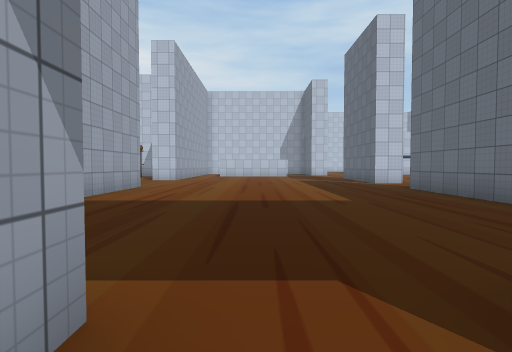
view 1 (above)

24 first-person views from a walk through a Unity game level. The camera is 1.3 m above the floor, tilts 2° down and sees 80° across. Doors are open. The floor is counted in squares, 2 m on a side. Each view is taken from the middle of a square. On the plan, view 1 faces up. The plan holds only what a view shows up to about 10 squares ahead; the rest is blank. The place goes on beyond the plan. The player is left out. Some animated figures are not drawn. Some surface patterns are stand-ins.

view 2
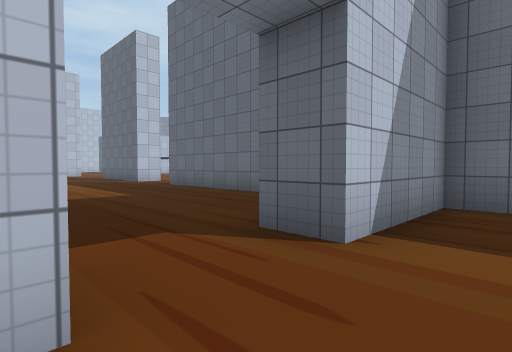

view 3
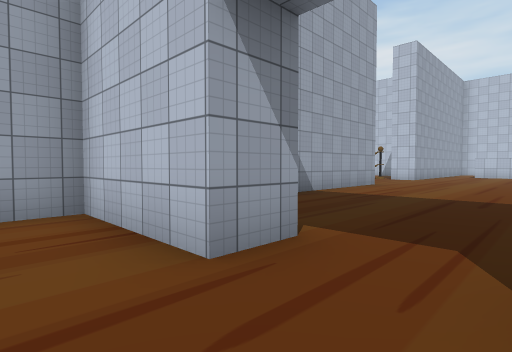

view 4
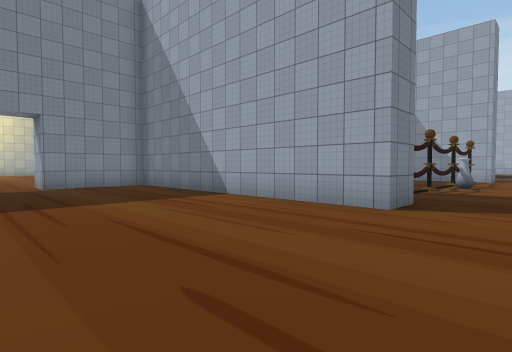

view 5
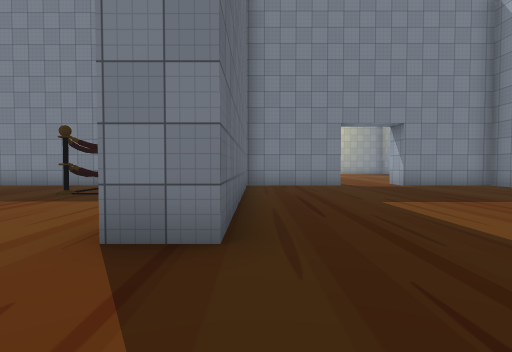

view 6
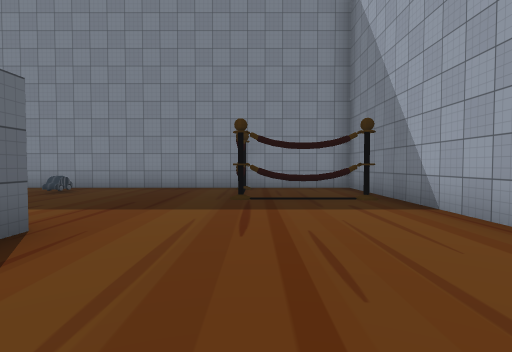

view 7
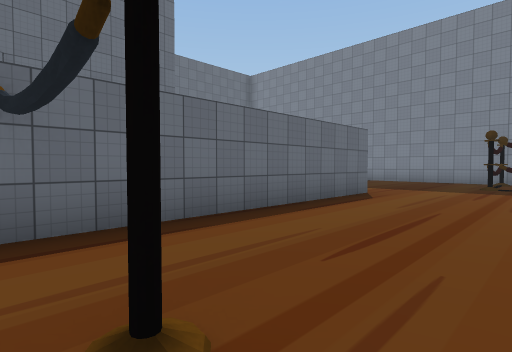

view 8
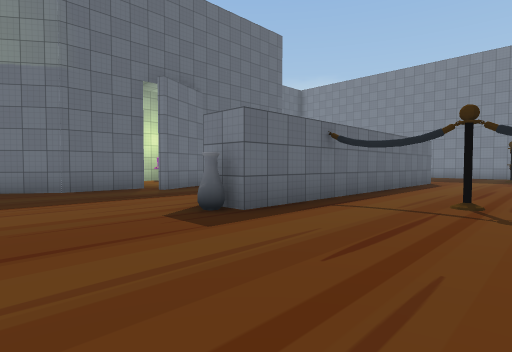

view 9
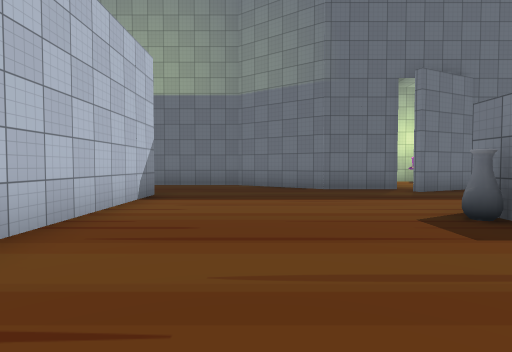

view 10
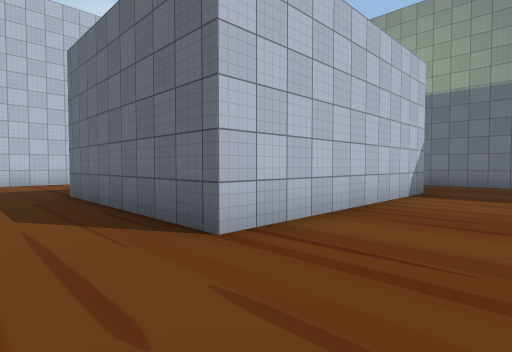

view 11
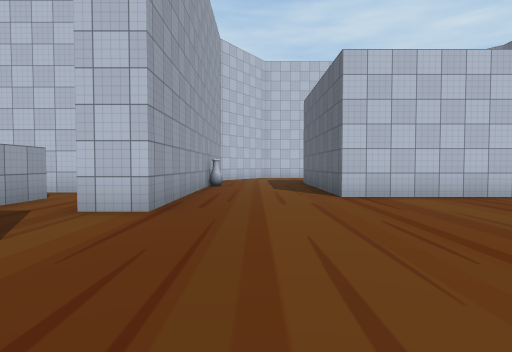

view 12
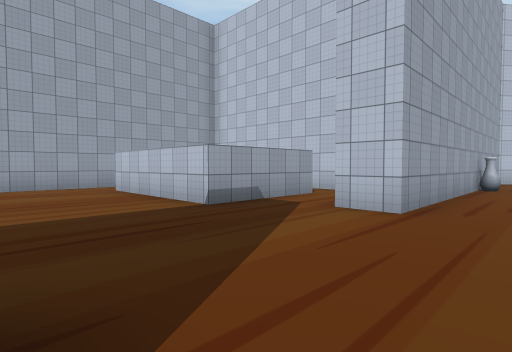

view 13
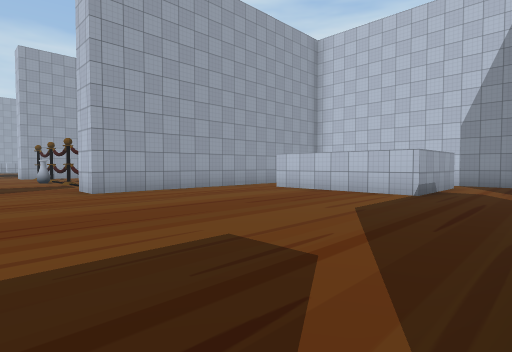

view 14
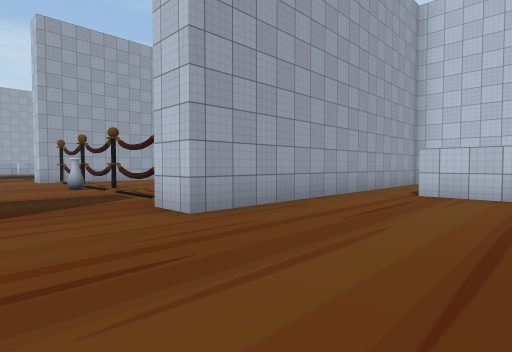

view 15
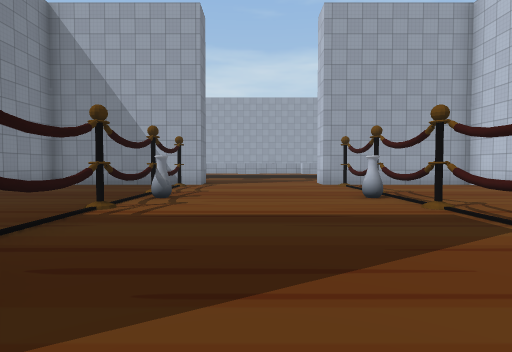

view 16
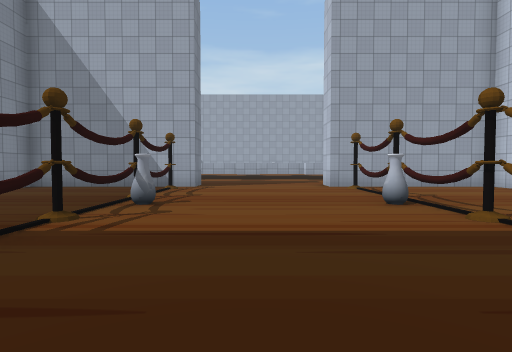

view 17
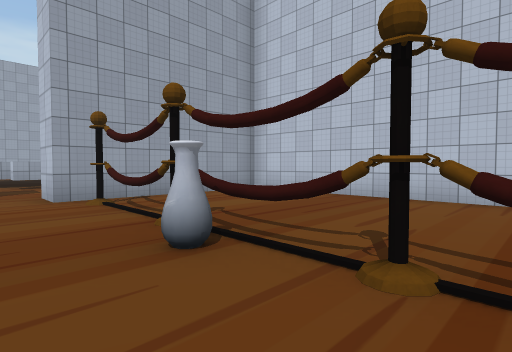

view 18
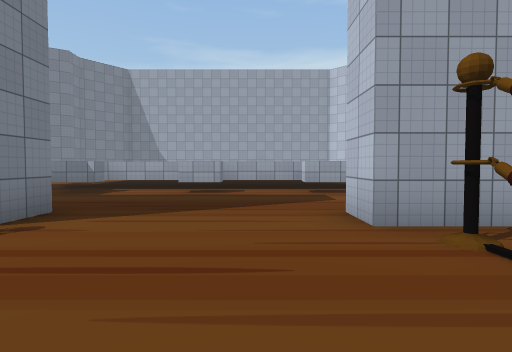

view 19
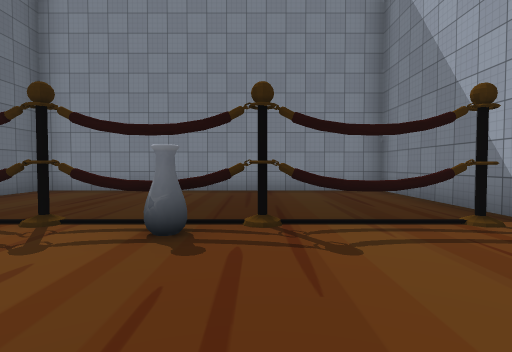

view 20
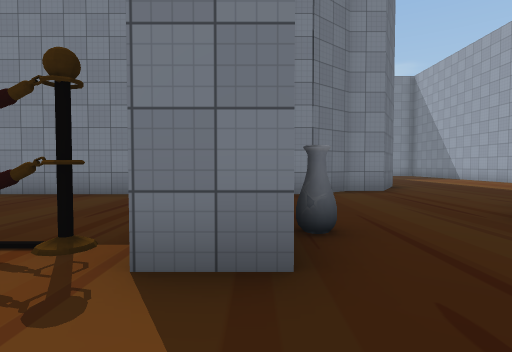

view 21
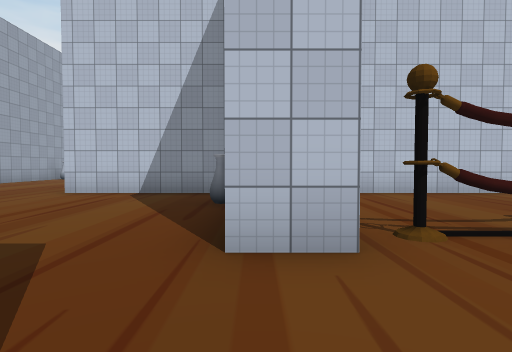

view 22
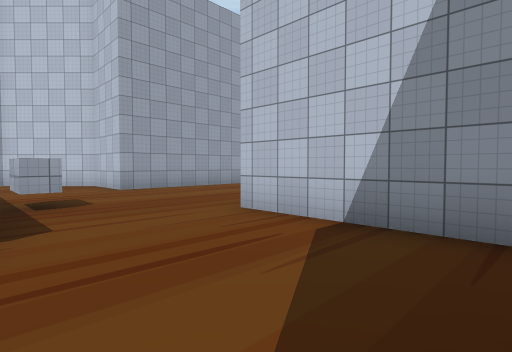

view 23
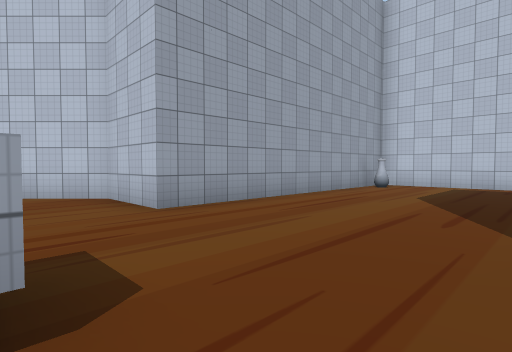

view 24
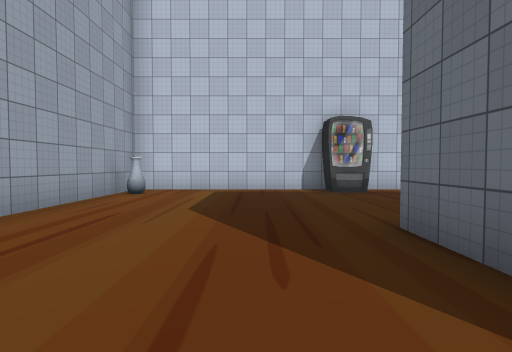

### Floor plan
Points are (right, up) in squares from view 1. A wall is a line through its corners. A room is listed if a view was taken in it or the views show most of it. See-through windows are left out.
Room 1 (views 1, 2, 3)
walls: (-0.7, 1.2) (-0.7, 0.2) (-3.5, 0.2) (-3.5, -0.6); (4.3, -0.6) (4.3, 0.2) (1.3, 0.2) (1.3, 1.2)
ways out: open door at (0.5, 1) to room 2
Room 2 (views 4, 5, 6, 7, 8, 9, 10, 11, 12, 13, 14, 15, 16, 17, 18, 19, 20, 21, 22, 23, 24)
walls: (-4.5, 9.2) (-3.5, 9.2) (-3.5, 1.2) (-0.7, 1.2); (-3.5, 17.6) (-3.5, 13.3) (-4.5, 13.3); (-7.5, 18.2) (-13.2, 18.2) (-13.2, 13.3) (-14.2, 13.3); (1.9, 19.4) (1.9, 18.2) (-2.1, 18.2); (-14.2, 9.2) (-13.2, 9.2) (-13.2, 4.2) (-4.5, 4.2) (-4.5, 5.5); (-14.9, 18.2) (-18.5, 18.2); (5.3, 6.9) (5.3, 1.2) (14.6, 1.2); (-17.2, 14.2) (-17.2, 13.3) (-17.8, 13.3); (-17.2, 11.2) (-17.2, 10.1); (-18.2, 13.2) (-18.2, 11); (1.3, 1.2) (4.4, 1.2); (-15.2, 4.2) (-14.8, 4.2); (-18.2, 10) (-18.2, 7.9); (-17.8, 8.2) (-17.2, 8.2) (-17.2, 7.1); (4.3, 1.8) (4.3, 8.5) (5.4, 8.5); (-18.5, 19.8) (-18.5, 21.2); (-20.2, 16.2) (-20.2, 15.7) (-21.2, 15.7); (4.5, 25.6) (4.5, 19.3) (3.5, 19.3); (10.2, 7) (10.2, 15.6); (-16.1, 26.2) (-17, 26.2); (-18.2, 1.6) (-17.3, 3.3) (-16.4, 3.3) (-15.6, 3.9); (-18.8, 26.2) (-23.2, 26.2) (-23.2, 18.2) (-25.2, 18.2) (-27.2, 16.1); (15.3, 13.2) (14.4, 15.1); (15.3, 15.1) (15.3, 17.1) (17, 19.6) (17, 22.4); (13.8, 21.2) (7.8, 21.2) (7.8, 26.2)
ways out: open door at (0.5, 1) to room 1; opening at (-3, 18); opening at (3, 20.5); opening at (8.5, 27)
objects: other object (-23, 25); other object (-18, 26); other object (-15, 8); other object (-15, 16); other object (-12, 9); other object (-12, 14); other object (-11, 9); other object (-11, 14); other object (-10, 9); other object (-10, 14) to (-8, 14); other object (-9, 9); other object (-9, 13); other object (-8, 9); other object (-7, 9) to (-5, 9); other object (-7, 14) to (-5, 14); other object (5, 25); other object (6, 4) to (7, 4); other object (6, 14); other object (8, 2) to (8, 3); other object (8, 4); other object (8, 14); other object (11, 16); other object (13, 3)

Positions as (right, up) in squares from view 1, and headings:
1: (0, 0), facing up
2: (-1, -1), facing up-right
3: (1, -1), facing up-left
4: (1, 11), facing down-left
5: (4, 11), facing down
6: (8, 10), facing down
7: (7, 14), facing down-right
8: (7, 19), facing down-right
9: (7, 19), facing right
10: (6, 19), facing up-right
11: (6, 15), facing up
12: (6, 15), facing up-left
13: (4, 11), facing up-left
14: (0, 11), facing up-left
15: (-3, 11), facing left
16: (-4, 11), facing left
17: (-7, 12), facing up-left
18: (-10, 12), facing left
19: (-10, 12), facing down
20: (-14, 11), facing down
21: (-14, 11), facing up
22: (-15, 15), facing up-left
23: (-19, 16), facing up-left
24: (-20, 18), facing up
